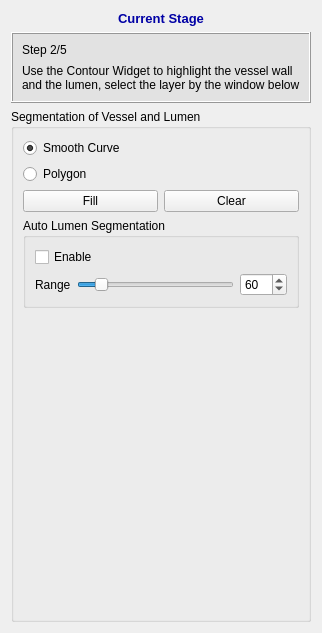
     <widget class="QWidget" name="page_4">
      <layout class="QVBoxLayout" name="verticalLayout_15">
       <item>
        <widget class="QLabel" name="label_21">
         <property name="font">
          <font>
           <pointsize>10</pointsize>
           <weight>75</weight>
           <bold>true</bold>
          </font>
         </property>
         <property name="text">
          <string>&lt;html&gt;&lt;head/&gt;&lt;body&gt;&lt;p&gt;&lt;span style=&quot; color:#0000a5;&quot;&gt;Current Stage&lt;/span&gt;&lt;/p&gt;&lt;/body&gt;&lt;/html&gt;</string>
         </property>
         <property name="alignment">
          <set>Qt::AlignCenter</set>
         </property>
        </widget>
       </item>
       <item>
        <widget class="QFrame" name="frame_5">
         <property name="minimumSize">
          <size>
           <width>0</width>
           <height>0</height>
          </size>
         </property>
         <property name="font">
          <font>
           <family>Arial</family>
           <pointsize>10</pointsize>
          </font>
         </property>
         <property name="styleSheet">
          <string notr="true">background-color: rgb(226, 226, 226)</string>
         </property>
         <property name="frameShape">
          <enum>QFrame::Box</enum>
         </property>
         <property name="frameShadow">
          <enum>QFrame::Raised</enum>
         </property>
         <property name="lineWidth">
          <number>1</number>
         </property>
         <layout class="QVBoxLayout" name="verticalLayout_11">
          <property name="spacing">
           <number>7</number>
          </property>
          <item>
           <layout class="QVBoxLayout" name="verticalLayout_12">
            <property name="spacing">
             <number>7</number>
            </property>
            <item>
             <layout class="QHBoxLayout" name="horizontalLayout_11">
              <item>
               <widget class="QLabel" name="label_23">
                <property name="font">
                 <font>
                  <family>Arial</family>
                 </font>
                </property>
                <property name="text">
                 <string>Step 2/5</string>
                </property>
               </widget>
              </item>
             </layout>
            </item>
           </layout>
          </item>
          <item>
           <widget class="QLabel" name="label_20">
            <property name="text">
             <string>Use the Contour Widget to highlight the vessel wall and the lumen, select the layer by the window below</string>
            </property>
            <property name="wordWrap">
             <bool>true</bool>
            </property>
           </widget>
          </item>
         </layout>
        </widget>
       </item>
       <item>
        <widget class="QGroupBox" name="groupBox_2">
         <property name="title">
          <string>Segmentation of Vessel and Lumen</string>
         </property>
         <layout class="QVBoxLayout" name="verticalLayout_4">
          <item>
           <widget class="QRadioButton" name="smoothCurveRadioButton">
            <property name="text">
             <string>Smooth Curve</string>
            </property>
            <property name="checked">
             <bool>true</bool>
            </property>
           </widget>
          </item>
          <item>
           <widget class="QRadioButton" name="polygonRadionButton">
            <property name="text">
             <string>Polygon</string>
            </property>
           </widget>
          </item>
          <item>
           <layout class="QHBoxLayout" name="horizontalLayout_2">
            <item>
             <widget class="QPushButton" name="fillContourPushButton">
              <property name="text">
               <string>Fill</string>
              </property>
             </widget>
            </item>
            <item>
             <widget class="QPushButton" name="clearContourPushButton">
              <property name="text">
               <string>Clear</string>
              </property>
             </widget>
            </item>
           </layout>
          </item>
          <item>
           <widget class="QGroupBox" name="groupBox_6">
            <property name="title">
             <string>Auto Lumen Segmentation </string>
            </property>
            <layout class="QVBoxLayout" name="verticalLayout_20">
             <item>
              <widget class="QCheckBox" name="autoLumenSegmentationCheckBox">
               <property name="text">
                <string>Enable</string>
               </property>
              </widget>
             </item>
             <item>
              <layout class="QHBoxLayout" name="horizontalLayout_7">
               <item>
                <widget class="QLabel" name="label_12">
                 <property name="text">
                  <string>Range</string>
                 </property>
                </widget>
               </item>
               <item>
                <widget class="QSlider" name="autoLumenSegmentationHorizontalSlider">
                 <property name="minimum">
                  <number>1</number>
                 </property>
                 <property name="maximum">
                  <number>500</number>
                 </property>
                 <property name="value">
                  <number>60</number>
                 </property>
                 <property name="orientation">
                  <enum>Qt::Horizontal</enum>
                 </property>
                </widget>
               </item>
               <item>
                <widget class="QSpinBox" name="autoLumenSegmentationSpinBox">
                 <property name="minimum">
                  <number>1</number>
                 </property>
                 <property name="maximum">
                  <number>500</number>
                 </property>
                 <property name="value">
                  <number>60</number>
                 </property>
                </widget>
               </item>
              </layout>
             </item>
            </layout>
           </widget>
          </item>
          <item>
           <spacer name="verticalSpacer_3">
            <property name="orientation">
             <enum>Qt::Vertical</enum>
            </property>
            <property name="sizeHint" stdset="0">
             <size>
              <width>20</width>
              <height>302</height>
             </size>
            </property>
           </spacer>
          </item>
         </layout>
        </widget>
       </item>
      </layout>
     </widget>
